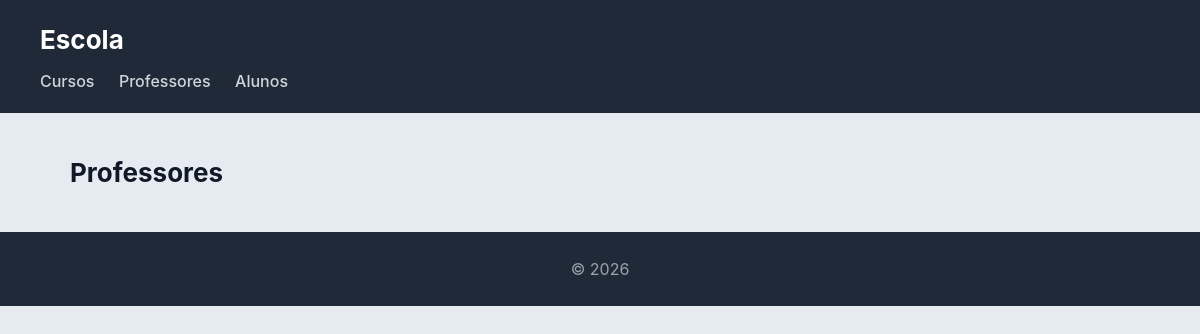
The page /escola/professores/ on the database as committed earlier.
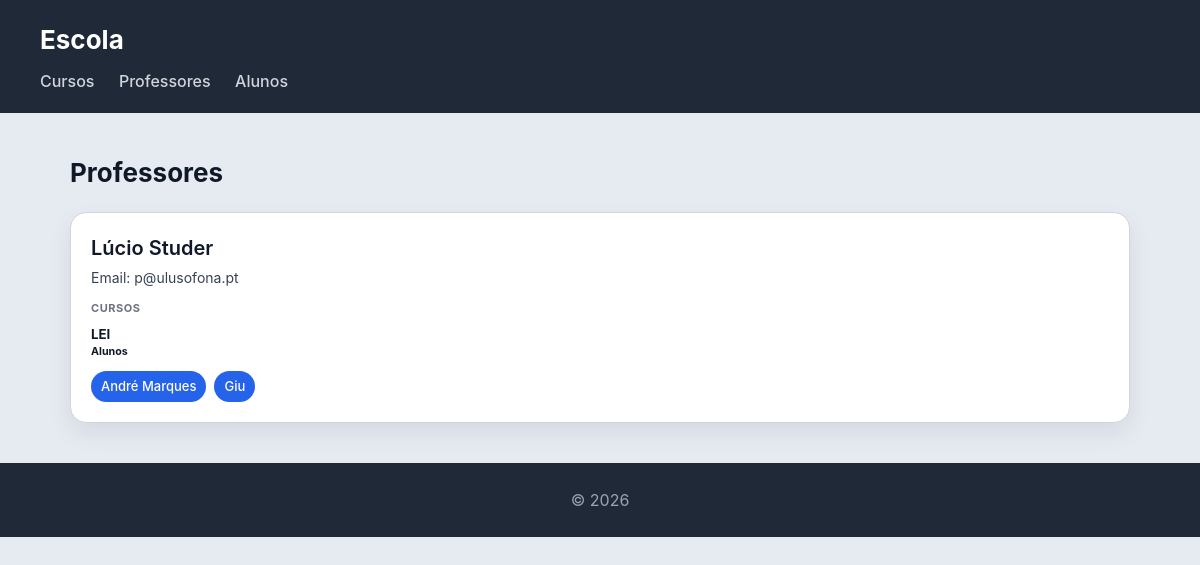
The same page on the database as committed later.
### escola/models.py (models this page shows, shortened)
class Professor(models.Model):
    nome = models.CharField(max_length=100)
    email = models.EmailField()

class Curso(models.Model):
    nome = models.CharField(max_length=100)
    imagem = models.ImageField(upload_to='cursos/')
    professor = models.ForeignKey(Professor, on_delete=models.CASCADE, related_name='cursos')
    alunos = models.ManyToManyField(Aluno, related_name='cursos')

class Aluno(models.Model):
    nome = models.CharField(max_length=100)
    numero = models.CharField(max_length=20, unique=True)

### escola/views.py (the view)
# urls.py: path('professores/', views.professores_view, name="professores"),
def professores_view(request):
    professores = (
        Professor.objects
        .prefetch_related('cursos__alunos')
    )
    return render(request, 'escola/professores.html', {'professores': professores})

### escola/templates/escola/professores.html
{% extends "escola/base.html" %}
{% block content %}
<h2>Professores</h2>
<section>
    {% for professor in professores %}
    <article>
        <header>
            <h3>{{ professor.nome }}</h3>
            <p>Email: {{ professor.email }}</p>
        </header>
        <section>
            <h4>Cursos</h4>
            {% for curso in professor.cursos.all %}
                <div>
                    <h5>{{ curso.nome }}</h5>
                    <h6>Alunos</h6>
                    <ul>
                        {% for aluno in curso.alunos.all %}
                            <li>{{ aluno.nome }}</li>
                        {% empty %}
                            <li>Sem alunos inscritos</li>
                        {% endfor %}
                    </ul>
                </div>
            {% empty %}
                <p>Sem cursos atribuídos</p>
            {% endfor %}
        </section>
    </article>
    {% endfor %}
</section>
{% endblock %}

### escola/templates/escola/base.html (shortened to what this page needs)
<!DOCTYPE html>
<html lang="pt">
<head>
    {% load static %}
    <link rel="stylesheet" href="{% static 'escola/styles.css' %}">
</head>
<body>
    <header>
        <h1>Escola</h1>
        <nav>
            <a href="{% url 'cursos' %}">Cursos</a>
            <a href="{% url 'professores' %}">Professores</a>
            <a href="{% url 'alunos' %}">Alunos</a>
        </nav>
    </header>
    <main>
        {% block content %}{% endblock %}
    </main>
    <footer>
        <p>&copy; 2026</p>
    </footer>
</body>
</html>

### escola/static/escola/styles.css (style rules this page uses)
* { box-sizing: border-box; margin: 0; padding: 0; }
body { font-family: "Inter", "Segoe UI", system-ui, -apple-system, sans-serif; background: #e6ebf2; color: #111827; line-height: 1.5; }
body > header { background: #1f2937; color: white; padding: 20px 40px; }
body > header h1 { font-size: 26px; }
body > header nav { margin-top: 10px; }
body > header nav a { color: #d1d5db; margin-right: 20px; text-decoration: none; font-weight: 500; }
main { max-width: 1100px; margin: 40px auto; padding: 0 20px; }
h2 { margin-bottom: 20px; font-size: 26px; }
article, .card { background: white; padding: 20px; border-radius: 16px; border: 1px solid #d1d5db; box-shadow: 0 10px 25px rgba(0,0,0,0.08); transition: all 0.25s ease; margin-bottom: 20px; }
article header, .card header { margin-bottom: 12px; }
article header h3, .card header h3 { font-size: 20px; font-weight: 600; margin-bottom: 4px; }
article header p, .card header p { font-size: 14px; color: #374151; }
h4 { font-size: 11px; text-transform: uppercase; color: #6b7280; margin-bottom: 8px; letter-spacing: 0.05em; }
ul { list-style: none; display: flex; flex-wrap: wrap; gap: 8px; margin-top: 10px; }
ul li { background: #2563eb; color: white; padding: 6px 10px; border-radius: 999px; font-size: 13px; font-weight: 500; }
footer { text-align: center; padding: 25px; background: #1f2937; color: #9ca3af; margin-top: 40px; }

Rows that differ between the two databases and show on the page:
added Professor: nome "Lúcio Studer", email "p@ulusofona.pt"
now on this page (row unchanged): Curso: nome "LEI"
now on this page (row edited): Aluno: nome "André Marques"
added Aluno: nome "Giu"
